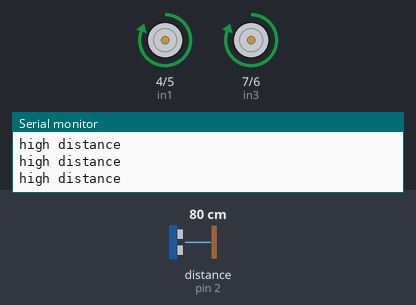
A sketch run on a simulated Arduino Uno, built with avr-gcc and run on an emulated ATmega328P. On the bench: motor-driver pin pairs drawn as motors (green arrow = first pin HIGH = forward, orange = second pin HIGH = backward, longer = more drive, scaled by the enable pin), the last lines printed to the serial monitor. Wiring (inferred from the names in the program): ultrasonic range finder: trigger pin 3; echo pin 2. Inputs (shaded band) come from the test bench; at power-on: distance to the obstacle (sensor on pin 2) 80 cm. The echo pulse lasts 58.3 µs per cm.

Above: at 1.2 s.
1.3 s: distance to the obstacle (sensor on pin 2) set to 23 cm
4.3 s: distance to the obstacle (sensor on pin 2) set to 20 cm
At 5.7 s:
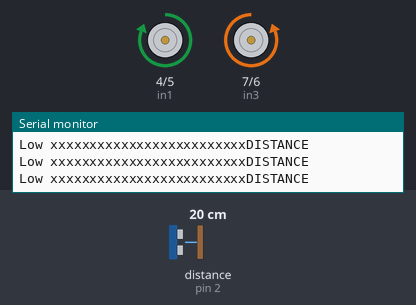
Timing chart, 0 to 7.3 s (numbered marks = the images above; inputs shaded):
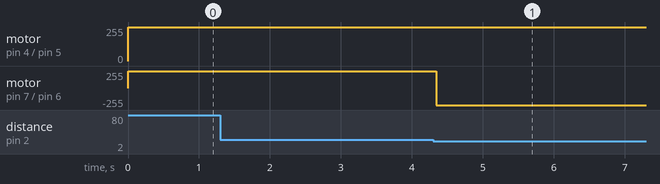

The sketch:

VideoRunScript.ino
```cpp
// Oct 16th    Paul J. Gitschner
//   Autonomous Auto Project for  Coursera UO Illinois IOT  course 1


#define enB 9 // yellow enable
#define in3 7  //green b fwd
#define in4 6 //blue  b rev
#define enA 10 //white enableA
#define in1 4  //orange a fwd
#define in2 5 //grey  a rev
#define echoPin 2 // attached pin D2 Arduino to Echo Orange
#define trigPin 3 //attached pin D3 Arduino to  Trig Blue

// defines variables
long duration; // variable for the duration of sound wave travel
int distance; // variable for the distance measurement

void setup() {
  pinMode(in3, OUTPUT);  //green  fwd
  pinMode(in4, OUTPUT);  //blue  rev
  pinMode(enB, OUTPUT); //yellow  en

  pinMode(in1, OUTPUT);  //orang  fwd
  pinMode(in2, OUTPUT);  //grey  rev
  pinMode(enA, OUTPUT); //white  e

  pinMode(trigPin, OUTPUT);
  pinMode(echoPin, INPUT);

  Serial.begin(9600);

//  Serial.println("Ultrasonic Sensor HC-SR04 Test"); // print some text in Serial Monitor
 // Serial.println("with Arduino UNO R3");
}


void loop() {
  analogWrite(enB, 255); // Send PWM signal to L298N Enable pin
  analogWrite(enA, 255); // Send PWM signal to L298N Enable pin


  // Clears the trigPin condition
  digitalWrite(trigPin, LOW);
  delayMicroseconds(2);

  // Sets the trigPin HIGH (ACTIVE) for 10 microseconds

  digitalWrite(trigPin, HIGH);
  delayMicroseconds(10);
  digitalWrite(trigPin, LOW);

  // Reads the echoPin, returns the sound wave travel time in microseconds

  duration = pulseIn(echoPin, HIGH);

  // Calculating the distance
  distance = duration * 0.034 / 2; // Speed of sound wave divided by 2 (go and back)

  // Displays the distance on the Serial Monitor
 // Serial.print("Distance: ");
//  Serial.print(distance);
 // Serial.println(" cm");

  if (distance > 20){
    Serial.println("high distance");
    //motor 1  and 2 forwards
    digitalWrite(in3, HIGH);
    digitalWrite(in4, LOW);
    digitalWrite(in1, HIGH);
    digitalWrite(in2, LOW);
  } else{
    Serial.println("Low xxxxxxxxxxxxxxxxxxxxxxxxxDISTANCE");
    //Car Turn RIGHT
    //motor 2  bkward and 1 forwards
    digitalWrite(in4, HIGH);
    digitalWrite(in3, LOW);
    digitalWrite(in2, LOW);
    digitalWrite(in1, HIGH);


  }
  }
```

Measured:
- the behaviour switches between 22 and 21 cm on distance to the obstacle (sensor on pin 2) (found by bisection; images 0 and 1)
- after the input at 4.3 s, motor on pin 7 (in3) / pin 6 (in4): forward 255/255 → backward 255/255 after 0.05 s
